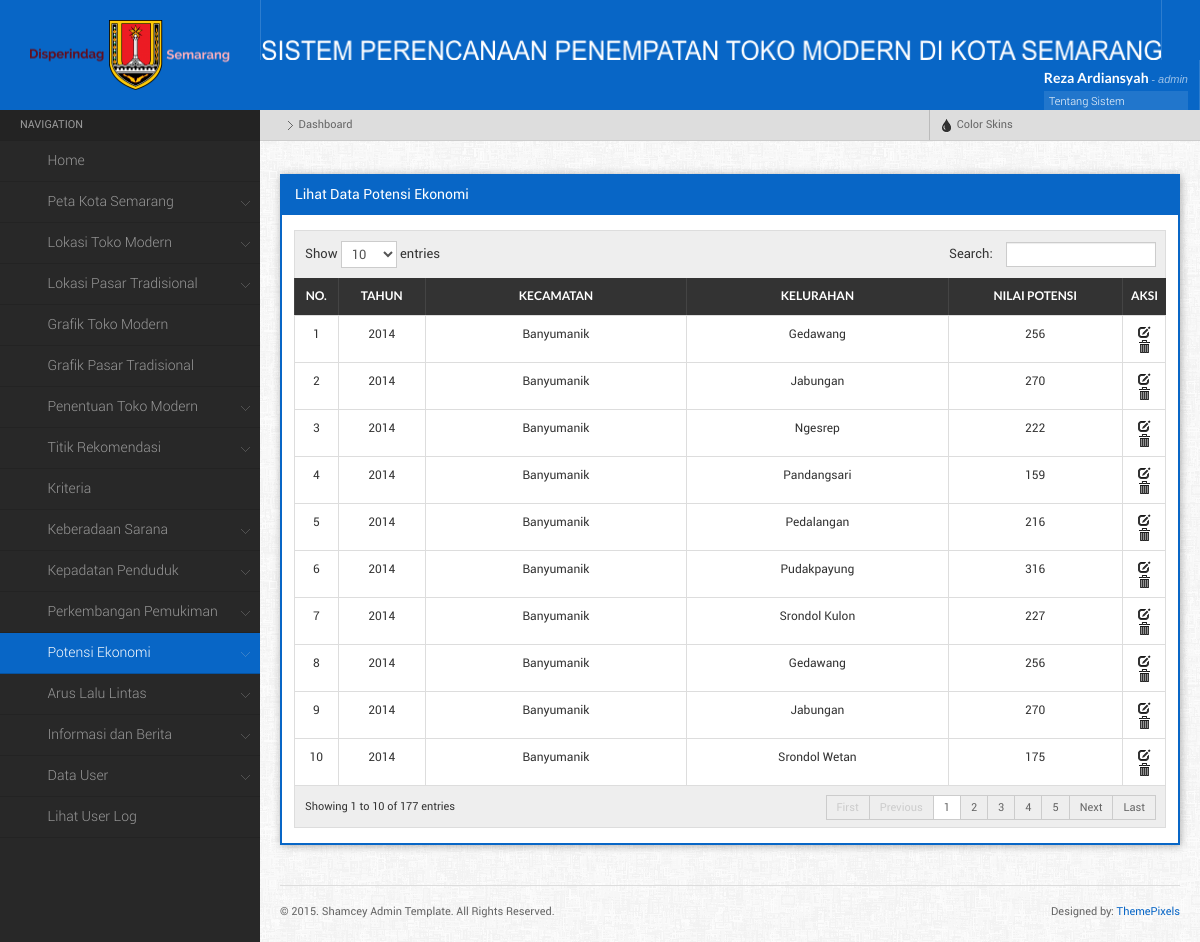
/main.php?menu=lihatPotensi (signed in), run on an earlier commit of the app's database.
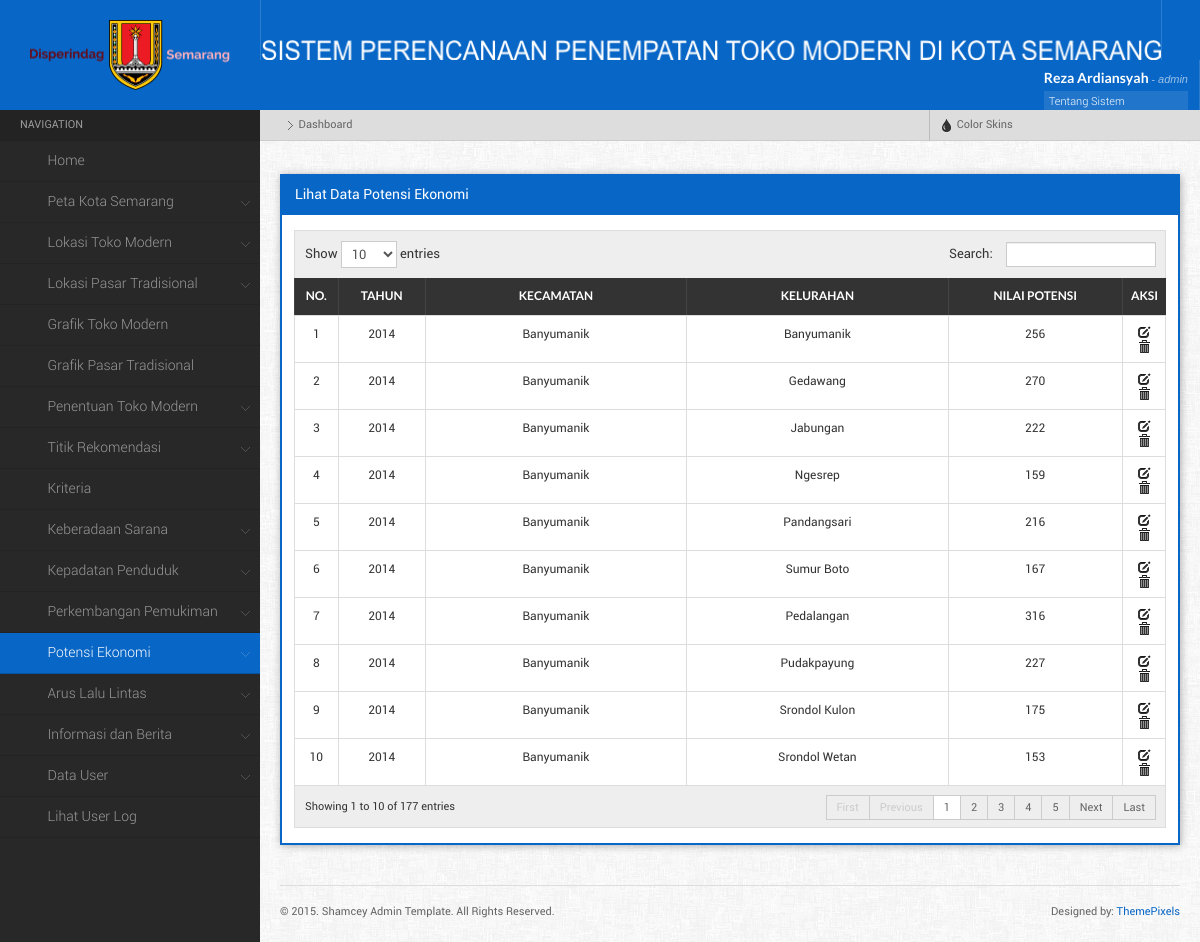
And on a later commit of the database.
### tables this page shows
CREATE TABLE IF NOT EXISTS `potensi_ekonomi` (
  `id_potensi` int(11) NOT NULL AUTO_INCREMENT,
  `id_kelurahan` int(11) NOT NULL,
  `tahun` year(4) NOT NULL,
  `nilai_potensi` int(11) NOT NULL,
  `id_klasifikasipotensi` int(11) NOT NULL,
  PRIMARY KEY (`id_potensi`)
);

CREATE TABLE IF NOT EXISTS `kecamatan` (
  `id_kecamatan` int(11) NOT NULL AUTO_INCREMENT,
  `nama_kecamatan` varchar(50) NOT NULL,
  `latitude` varchar(25) NOT NULL,
  `longitude` varchar(25) NOT NULL,
  PRIMARY KEY (`id_kecamatan`)
);

CREATE TABLE IF NOT EXISTS `kelurahan` (
  `id_kelurahan` int(11) NOT NULL AUTO_INCREMENT,
  `id_kecamatan` int(11) NOT NULL,
  `Kelurahan` char(50) DEFAULT NULL,
  `Geometry` longblob,
  `Luas` decimal(10,3) DEFAULT NULL,
  `XMin` int(11) DEFAULT NULL,
  `XMax` int(11) DEFAULT NULL,
  `YMin` int(11) DEFAULT NULL,
  `YMax` int(11) DEFAULT NULL,
  `id_lokasi` int(11) NOT NULL,
  PRIMARY KEY (`id_kelurahan`)
);

### component/lihat_potensi.php (the view, shortened to what this page needs)
<?php
	$query = mysql_query("SELECT * FROM potensi_ekonomi a, kelurahan b, kecamatan c
							WHERE a.id_kelurahan = b.id_kelurahan
							AND b.id_kecamatan = c.id_kecamatan
							ORDER BY tahun DESC, c.id_kecamatan ASC") or die (mysql_error());
    echo "<div class=\"widget\">
			<h4 class=\"widgettitle\">Lihat Data Potensi Ekonomi</h4>
			<div class=\"widgetcontent\">
            <table id=\"dyntable\" class=\"table table-bordered responsive\">
                <thead>
                    <tr>
                        <th></th>
                        <th><center>No.</th>
						<th><center>Tahun</th>
                        <th><center>Kecamatan</th>
						<th><center>Kelurahan</th>
						<th><center>Nilai potensi</th>
						<th><center>Aksi</th>
                    </tr>
                </thead>
				<tbody>";
				$no = 1;
				while($pecah = mysql_fetch_array($query)){
					echo "<tr class=\" \">
						<td></td>
						<td style='width:5%;'><center>$no</td>
						<td style='width:10%;'><center>$pecah[tahun]</td>
						<td style='width:30%;'><center>$pecah[nama_kecamatan]</td>
						<td style='width:30%;'><center>$pecah[Kelurahan]</td>
						<td style='width:20%;'><center>$pecah[nilai_potensi]</td>
						<td class=\"center\" style=\"width: 5%;\">
							<a href= \"main.php?menu=editPotensi&id_potensi=$pecah[id_potensi]\" title=\"Edit\"><i  class=\"icon-edit\"></i></a>
							<a href=\"main.php?menu=hapusPotensi&id_potensi=$pecah[id_potensi]\" title=\"Hapus\" onClick=\"return confirm('Apakah Anda yakin ingin menghapus data ini?')\" class=\"icon-trash\"><i></i></a>
						</td>";
					echo "</td>
					</tr>";
				$no++;
				};
				echo "</tbody>
			</table>
		</div>
		</div>
	";
?>

What changed in the data, as far as the page shows it:
no longer on this page (row edited): potensi_ekonomi: tahun "2014", kecamatan.nama_kecamatan "Banyumanik", id_kelurahan.Kelurahan "Gedawang", nilai_potensi "256"
no longer on this page (row edited): potensi_ekonomi: tahun "2014", kecamatan.nama_kecamatan "Banyumanik", id_kelurahan.Kelurahan "Jabungan", nilai_potensi "270"
changed potensi_ekonomi (number 1 of 10 on the later page): id_kelurahan.Kelurahan "Gedawang" → "Banyumanik"
changed potensi_ekonomi: id_kelurahan.Kelurahan "Jabungan" → "Gedawang"
changed potensi_ekonomi: id_kelurahan.Kelurahan "Ngesrep" → "Jabungan"
changed potensi_ekonomi: id_kelurahan.Kelurahan "Pandangsari" → "Ngesrep"
changed potensi_ekonomi: id_kelurahan.Kelurahan "Pedalangan" → "Pandangsari"
now on this page (row edited): potensi_ekonomi: tahun "2014", kecamatan.nama_kecamatan "Banyumanik", id_kelurahan.Kelurahan "Sumur Boto", nilai_potensi "167"
changed potensi_ekonomi: id_kelurahan.Kelurahan "Pudakpayung" → "Pedalangan"
changed potensi_ekonomi: id_kelurahan.Kelurahan "Srondol Kulon" → "Pudakpayung"
changed potensi_ekonomi: id_kelurahan.Kelurahan "Srondol Wetan" → "Srondol Kulon"
now on this page (row edited): potensi_ekonomi: tahun "2014", kecamatan.nama_kecamatan "Banyumanik", id_kelurahan.Kelurahan "Srondol Wetan", nilai_potensi "153"
